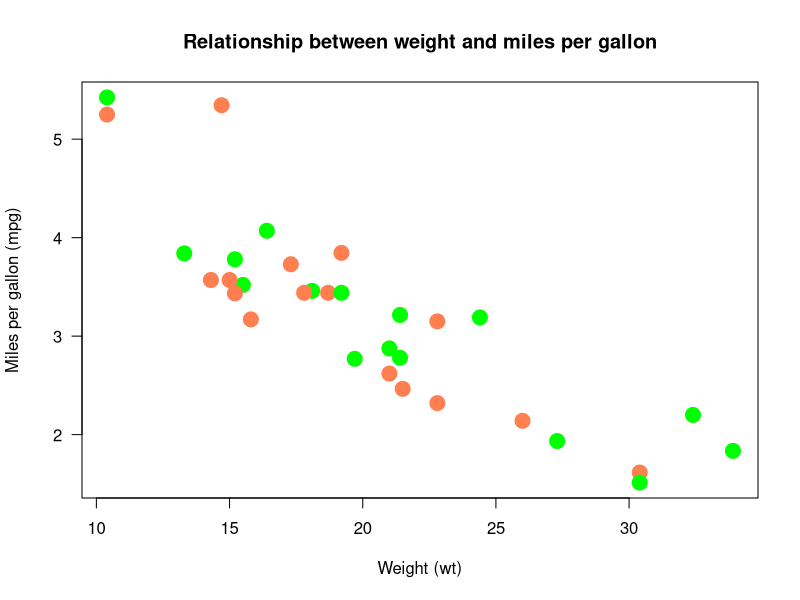
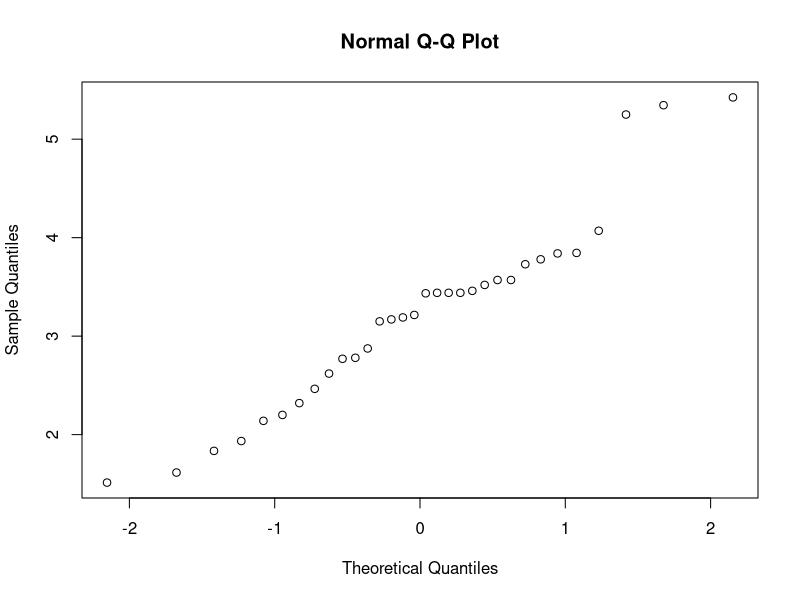
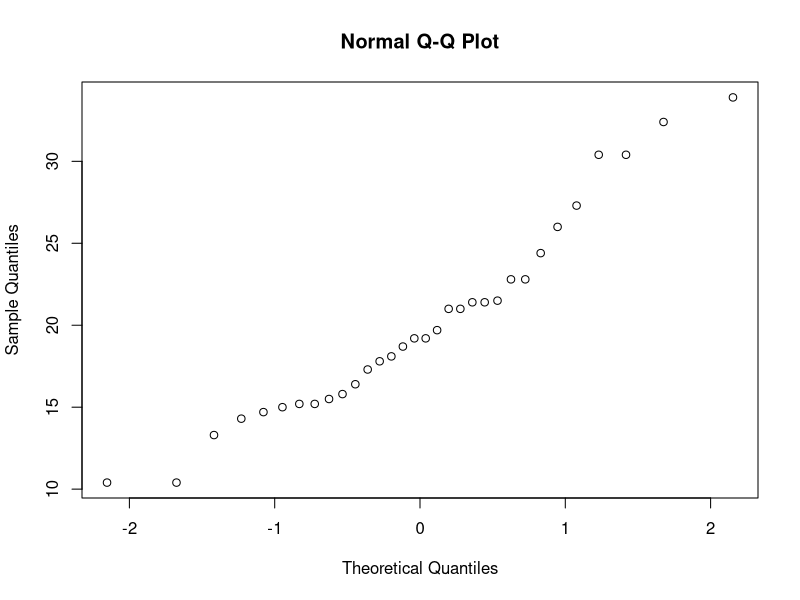
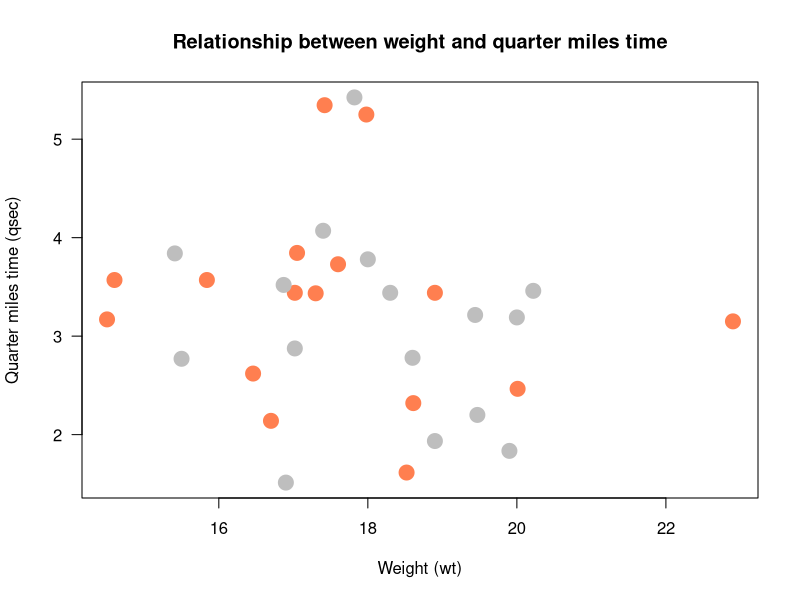
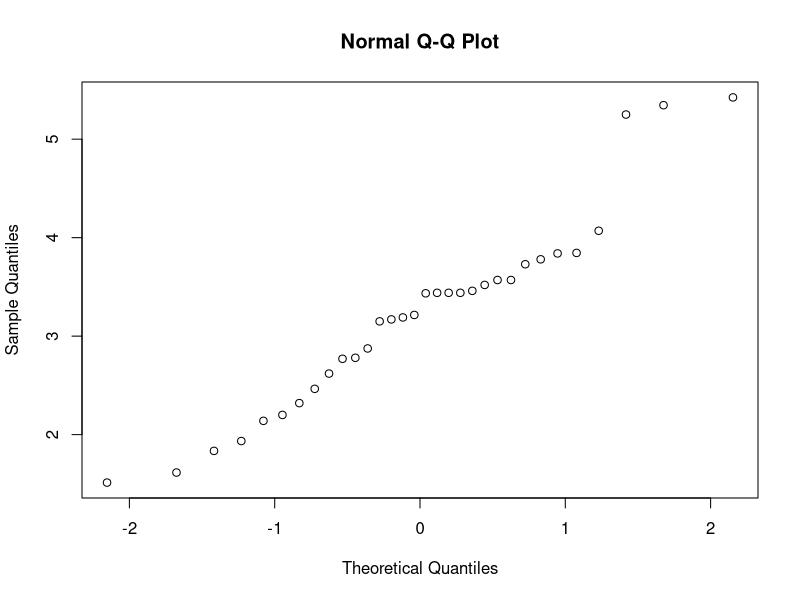
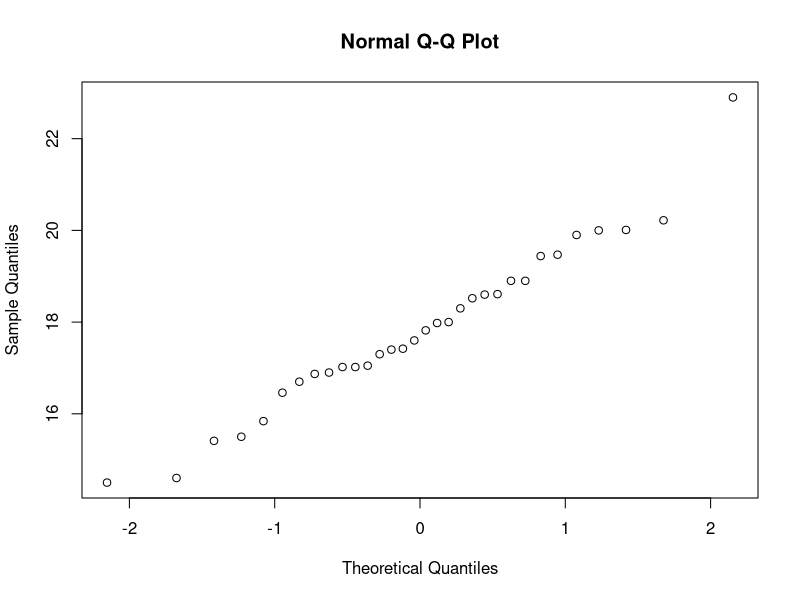
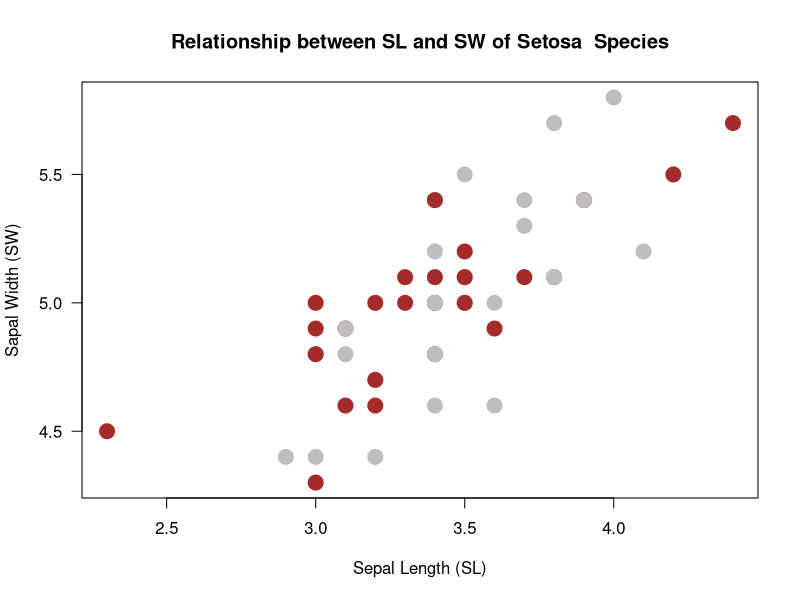
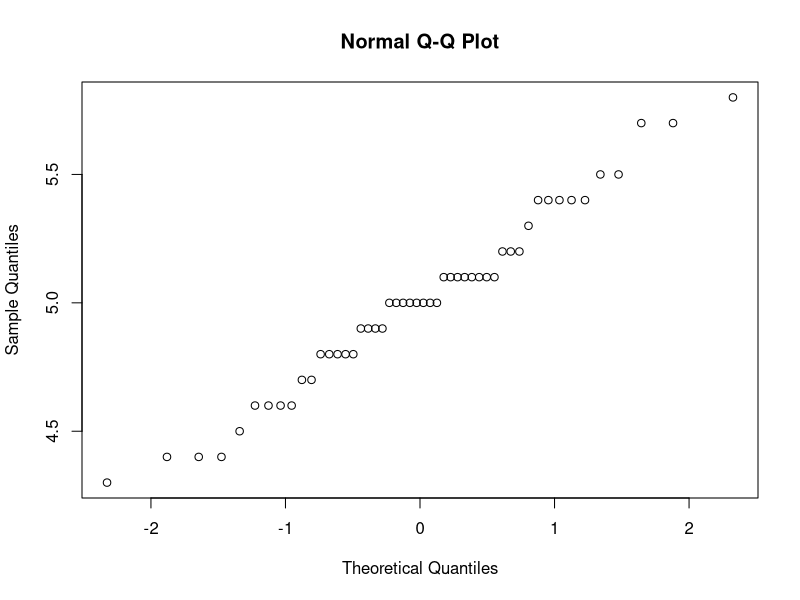

Generate these figures, in order, with R:

### CORRELATION ASSIGNMENT

### MSc Assessment Project



############################# QUESTION 1 #######################################



################### Relationship between wt and mpg ############################


## To know the data we are working on,
## we need to load the data set "mtcars". Therefore;


?mtcars                        # A look at mtcars data set details on Rstudio

spd = mtcars                   # Assigning variable name 'spd' to mtcars data.
spd
str(spd)                       # Checking the data structure

View(spd)                      # Before doing any analysis,
                               # its always good to have table look at the data.

## Here we do not know what kind of data set we are dealing with,
## whether or not the weight and miles per gallon variables are Parametric or/
## non-Parametric. Hence we carry out a QQ plot of the predictor variable (wt),
## against the response variable (mpg). What this means is we are trying to see/
## how the mpg variable behaves in response to changes in wt variable.
## If we have parametric or non-parametric, we test for normality,
## if normally distributed, we test for parametric using Pearson's Correlation/
## Coefficient, and if Non-Parametric, we use spearman. Hence:


## Having established weight (wt) as the predictor variable (x-axis),
## and miles per gallon (mpg) as the response variable (y-axis),
## we first, use a scatter plot with the command below to see how mpg responds/
## to changes in wt.


plot.colors = c("Coral","Green" )
color.vector = rep(x=plot.colors, each=1)
color.vector

with(spd,plot(wt ~ mpg, pch=20,cex=3,las=1,col=color.vector,
                main="Relationship between weight and miles per gallon", 
                xlab="Weight (wt)", ylab="Miles per gallon (mpg)"))


## Analysis of the plot: based on the plot result, speculatively as wt/
## decreases, mpg seems to also be decreasing, suggesting a negative linear/
## relationship between both. However, this is not enough to infer whether/
## both variables are Parametric on non-Parametric. Hence we carry out a/
## screening check to test for normality as shown for wt and mpg below:

#Null Hypothesis - Data (the variable named wt) are normally distributed

qqnorm(spd$wt)

?shapiro.test
sh.wt = shapiro.test(spd$wt)
sh.wt

## Report of wt normality test result: 
## wt does not conform to normal distribution as W = 0.94326, p-value = 0.09265,
## hence we accept the null hypothesis that wt variable conforms to normal/
## distribution.

#Null Hypothesis - Data (the variable named mpg) are normally distributed

qqnorm(spd$mpg)

?shapiro.test
sh.mpg = shapiro.test(spd$mpg)
sh.mpg

## Report of mpg normality test result: 
## mpg does not conform to normal distribution as W = 0.94756, p-value = 0.1229,
## hence we accept the null hypothesis that mpg variable conforms to normal/
## distribution.

## Having confirmed both wt and mpg variables are normally distributed,
## it is safe to therefore carry out a parametric test using the Pearson's test,
## as spearman will only be suitable for non-parametric test.

cor.wt = cor.test(spd$wt, spd$mpg, method = "pearson")
cor.wt

## FINAL REPORT BASED ON NULL HYPOTHESIS, THE SCREENING CHECK AND THE COR. TEST

## Zach (2021) suggests that the APA Format of reporting is the best way to/
## report the Pearson Correlation Coefficient.

## 1. THERE IS A SIGNIFICANT NEGATIVE LINEAR RELATIONSHIP BETWEEN wt AND mpg
## Pearson correlation coefficient test was carried out on the predictive/
## variable wt and the response variable (mpg) to establish the relationship/
## between them. At the end of the test, it was seen that there is a negative/
## correlation between wt and mpg, as correlation coefficient; cor = -0.8676594,
## t = -9.559, df = 30, p-value = 1.294e-10
## based on all the analysis carried out, qsec has a weak linear relationship/
## with wt and mpg has a strong negative linear relationship with wt



##################### Relationship Between wt and qsec #######################


## Having established weight (wt) as the predictor variable (x-axis),
## and quarter miles time (qsec) as the response variable (y-axis),
## we then use a scatter plot with the command below to see how qsec responds
## to changes in wt.


plot.colors = c("Coral","grey" )
color.vector = rep(x=plot.colors, each=1)
color.vector

with(spd,plot(wt ~ qsec, pch=20,cex=3,las=1,col=color.vector,
              main="Relationship between weight and quarter miles time", 
              xlab="Weight (wt)", ylab="Quarter miles time (qsec)"))

#P.S: The las function changes the y-axis label from horizontal to vertical

## Analysis of the plot: based on the plot result, speculatively as wt/
## decreases, mpg seems to also be decreasing, suggesting a negative linear/
## relationship between both. However, this is not enough to infer whether/
## both variables are Parametric on non-Parametric. Hence we carry out a/
## screening check to test for normality as shown for wt and mpg below:

#Null Hypothesis - Data (the variable named wt) are normally distributed

qqnorm(spd$wt)

?shapiro.test
sh.wt = shapiro.test(spd$wt)
sh.wt

## Report of wt normality test result: 
## wt does not conform to normal distribution as W = 0.94326, p-value = 0.09265,
## hence we accept the null hypothesis, as wt variable conforms to normal/
## distribution.

#Null Hypothesis - Data (the variable named mpg) are normally distributed

qqnorm(spd$qsec)

?shapiro.test
sh.qsec = shapiro.test(spd$qsec)
sh.qsec

## Report of mpg normality test result: 
## mpg does not conform to normal distribution as W = 0.97325, p-value = 0.5935,
## hence we accept the null hypothesis, as qsec variable conforms to normal/
## distribution.

## Having confirmed both wt and qsec variables are normally distributed,
## it is safe to therefore carry out a parametric test using the Pearson's test.

cor.wt_qsec = cor.test(spd$wt, spd$qsec, method = "pearson")
cor.wt_qsec

## FINAL REPORT BASED ON NULL HYPOTHESIS, THE SCREENING CHECK AND THE COR. TEST


## 1. THERE IS A SIGNIFICANTLY NEGATIVE LINEAR RELATIONSHIP BETWEEN wt AND mpg
## Pearson correlation coefficient test was carried out on the predictive/
## variable wt and the response variable (qsec) to establish the relationship/
## between them. At the end of the test, it was seen that there is a negative/
## correlation between wt and qsec, as correlation coefficient; cor= -0.1747159,
## t = -0.97191, df = 30, p-value = 0.3389



################################ QUESTION 2 ###################################



?iris                           # Checking the iris data on Rstudio


eyeris = iris
eyeris                          # Assigning variable name 'eyeris' to iris data
str(eyeris)                     # Checking the data structure

View(eyeris)                    #Viewing the iris data frame on a table


library(dplyr)                  # trying to seperate the sepal.length, Width/
                                # and Setosa species from the rest data set/
                                # by calling the dplr function so we can filter.

filter.eyeris = eyeris[c(1, 2, 5)]    # specific Column Filtering 
filter.eyeris                       
fil.set = filter.eyeris %>% filter(Species == 'setosa')
fil.set                         #specifically row filtering code


plot.colors = c("Grey","Brown" )     #choosing colour for both variables on the
color.vector = rep(x=plot.colors, each=1)    #plot
color.vector

with(fil.set,plot(fil.set$Sepal.Length ~ fil.set$Sepal.Width, pch=20,cex=3,
                  
                  las=1,col=color.vector,
                  main="Relationship between SL and SW of Setosa  Species", 
              xlab="Sepal Length (SL)", ylab="Sapal Width (SW)"))

## Analysis of the plot: based on plot result, speculatively as Sepal.Length/
## increases, Sepal.Wisth seems to also increase, suggesting a positive linear/
## relationship between both. However, this is not enough to infer whether/
## both variables are Parametric on non-Parametric. Hence we carry out a/
## screening check to test for normality as shown for Sepal.Length and
## Sepal.Width below:

## Null Hypothesis - Data (the variable named Sepal.Length),
## is normally distributed

qqnorm(fil.set$Sepal.Length)

?shapiro.test
sh.sl = shapiro.test(fil.set$Sepal.Length)
sh.sl

## Report of Sepal.Length (SL) of Setosa species normality test result: 
## SL does not conform to normal distribution as W = 0.9777, p-value = 0.4595,
## hence we accept the null hypothesis that SL variable conforms to normal/
## distribution.

#Null Hypothesis -Data (the variable named Sepal.Width) are normally distributed

qqnorm(fil.set$Sepal.Width)

?shapiro.test
sh.sw = shapiro.test(fil.set$Sepal.Width)
sh.sw

## Report of Sepal.Width normality test result: 
## Sepal.Width does not conform to normal distribution,
## as W = 0.97172, p-value = 0.2715,
## hence we accept the null hypothesis that mpg variable conforms to normal/
## distribution.

## For the purpose of this test, Sepal.Length will be SL and Sepal.Width SW.
## Having confirmed both SL and SW variables are normally distributed,
## it is safe to therefore carry out a parametric test using the Pearson's test.

cor.ss = cor.test(fil.set$Sepal.Length, fil.set$Sepal.Width, method = "pearson")
cor.ss


## FINAL REPORT BASED ON NULL HYPOTHESIS, THE SCREENING CHECK AND THE COR. TEST


## 1. THERE IS A SIGNIFICANTLY POSITIVE LINEAR RELATIONSHIP BETWEEN SL AND SW
## Pearson correlation coefficient test was carried out on the predictive/
## variable SL and the response variable SW to establish the relationship/
## between them. At the end of the test, it was seen that there is a positive/
## correlation between SL and SW, as correlation coefficient; cor = 0.7425467,
## t = 7.6807, df = 48, p-value = 6.71e-10
## Sepal.Width has a strong positive linear relationship with Sepal.Length,
## in the Setosa species data set.


############################# REFERENCES #######################################


## R Documentation: Motor Trend Car Road Tests (1974).
## R Documentation: Edgar, A., (n.d)- iris data.
## Zach (2021) - How t filter rows in R. Available online:/
## https://www.statology.org/filter-rows-r/ [Accessed n 13/11/2022]